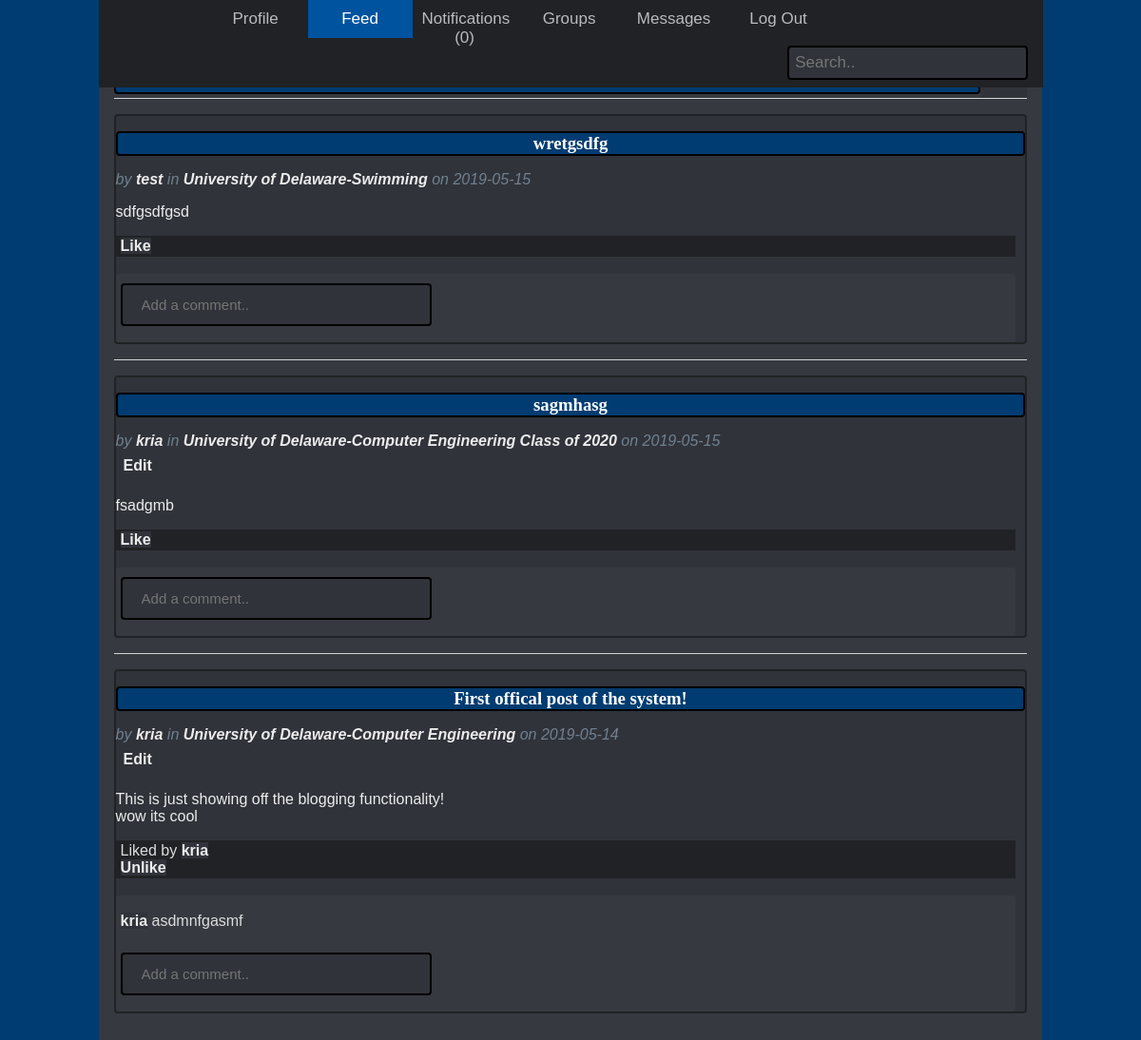
The app's page /blog/feed (signed in) with its own data.
### tables this page shows
CREATE TABLE user (
  id INTEGER PRIMARY KEY AUTOINCREMENT,
  username TEXT UNIQUE NOT NULL,
  password TEXT NOT NULL,
  fname TEXT NOT NULL,
  lname TEXT NOT NULL,
  school TEXT NOT NULL,
  gradyear INTEGER NOT NULL,
  major TEXT NOT NULL,
  email TEXT NOT NULL,
  notifs INTEGER DEFAULT 0
);

CREATE TABLE post (
  id INTEGER PRIMARY KEY AUTOINCREMENT,
  author_id INTEGER NOT NULL,
  created TIMESTAMP NOT NULL DEFAULT CURRENT_TIMESTAMP,
  title TEXT NOT NULL,
  body TEXT NOT NULL,
  gid INTEGER NOT NULL,
  subbed_users TEXT,
  FOREIGN KEY (author_id) REFERENCES user (id)
);

CREATE TABLE groups (
  id INTEGER PRIMARY KEY AUTOINCREMENT,
  gname TEXT NOT NULL,
  members TEXT,
  administrators TEXT
);

CREATE TABLE comments (
  id INTEGER PRIMARY KEY AUTOINCREMENT,
  userid INTEGER NOT NULL,
  username TEXT NOT NULL,
  pid INTEGER NOT NULL,
  body TEXT,
  created TIMESTAMP NOT NULL DEFAULT CURRENT_TIMESTAMP
);

### studybreak/blog.py (the view, shortened to what this page needs)
@bp.route('/feed', methods=('POST', 'GET'))
@login_required
def index():
    db = get_db()
    comment = request.args.get('comment', None)
    pid = request.args.get('p', None)
    pixels = request.args.get('pixels', 0)
    """Show all the posts, most recent first."""
    grouplist = get_subscribed_group_ids(format(int(g.user['id']), '05'))
    posts = db.execute(
        'SELECT p.id, title, body, created, author_id, username, gid'
        ' FROM post p JOIN user u ON p.author_id = u.id'
        ' WHERE gid in (' + ','.join(map(str, grouplist)) + ')'''
        ' ORDER BY created DESC'
    ).fetchall()
    idlist = []
    for row in posts:
        idlist.append((row[0]))
    comments = db.execute(
        'SELECT pid, username, body, userid FROM comments WHERE pid in (' + ','.join(map(str, idlist)) + ')'''
    ).fetchall()
    glist = []
    likes_list = []
    ulikes = []
    temp = []
    for row in posts:
        glist.append(get_groupname(row[6]))
        likes_list.append(get_likes(row[0], None, "post"))
    for row in likes_list:
        for uid in row:
            temp.append(db.execute('SELECT username FROM user WHERE id = ?', (uid,)).fetchone()[0])
        ulikes.append(temp)
        temp = []
    return render_template('blog/index.html', posts=posts, active='feed', glist=glist, comments=comments, idlikes=likes_list, pixelsset=pixels, ulikes=ulikes)

### studybreak/auth.py (called while the page is built)
def login_required(view):
    @functools.wraps(view)
    def wrapped_view(**kwargs):
        if g.user is None:
            return redirect(url_for('auth.login'))
        return view(**kwargs)
    return wrapped_view

@bp.before_app_request
def load_logged_in_user():
    user_id = session.get('user_id')
    g.memberlist = []
    if user_id is None:
        g.user = None
    else:
        g.user = get_db().execute(
            'SELECT * FROM user WHERE id = ?', (user_id,)
        ).fetchone()
        g.grouplist = get_subscribed_groups(format(int(user_id), '05'))
        try:
            g.memberlist = get_subscribed_members(g.grouplist[0])
        except:
            print()

### studybreak/db.py (called while the page is built)
def get_db():
    if 'db' not in g:
        g.db = sqlite3.connect(
            current_app.config['DATABASE'],
            detect_types=sqlite3.PARSE_DECLTYPES
        )
        g.db.row_factory = sqlite3.Row
    return g.db

### studybreak/group.py (called while the page is built)
def get_groupname(gid):
    db = get_db()
    return db.execute('SELECT gname FROM groups WHERE id = ?', (gid,)).fetchone()[0]

def get_subscribed_groups(uid):
    group_list = []
    db = get_db()
    garray = db.execute('SELECT * FROM groups WHERE members IS NOT NULL ORDER BY gname').fetchall()
    for row in garray:
        if str(uid) in row[2]:
            group_list.append(row[1])
    return group_list

def get_subscribed_group_ids(uid):
    group_list = []
    db = get_db()
    garray = db.execute('SELECT * FROM groups WHERE members IS NOT NULL ORDER BY gname').fetchall()
    for row in garray:
        if uid in row[2]:
            group_list.append(row[0])
    return group_list

def get_subscribed_members(gname):
    member_list = []
    id_list = []
    members = []
    db = get_db()
    marray = db.execute('SELECT members FROM groups WHERE gname = ?', (gname,)).fetchone()
    if marray[0] is not None:
        members = marray[0].split(',')
        for user_id in members:
            member = db.execute('SELECT fname, lname FROM user WHERE id = ?', (user_id,)).fetchone()
            if member is not None:
                name = member[0] + ' ' + member[1]
                member_list.append(name)
                id_list.append(user_id)
    return member_list, id_list

def get_likes(pid, cid, t):
    db = get_db()
    idlikes = []
    if t == "post":
        likes_list = db.execute(
            'SELECT userid FROM likes WHERE pid = ?', (pid,)
        ).fetchall()
        for row in likes_list:
            idlikes.append(row[0])
    return idlikes

### studybreak/templates/blog/index.html (shortened to what this page needs)
{% extends 'base.html' %}
{% block header %}
  <h1>{% block title %}Posts{% endblock %}</h1>
  {% if g.user %}
    <a class="action" href="{{ url_for('blog.create') }}">New</a>
  {% endif %}
{% endblock %}
{% block content %}
    {% if glist == [] %}
      <p>There are no posts in your feed! Be the first to say something!</p>
    {% else %}
      {% for i in range(posts|length) %}
        <form>
          <article class="post">
            <div class="cool">
            <header>
                <div>
                  <h1>{{ posts[i]['title'] }}</h1>
                  <div class="about">by <a href="{{ url_for('profile.profile', id=posts[i]['author_id']) }}">{{ posts[i]['username'] }}</a>
                      in <a href="{{ url_for('groups.load_group', gname=glist[i]) }}">{{ glist[i] }}</a> on {{ posts[i]['created'].strftime('%Y-%m-%d') }}
                  </div>
                </div>
                {% if g.user['id'] == posts[i]['author_id'] %}
                  <a class="action" href="{{ url_for('blog.update', id=posts[i]['id']) }}">Edit</a>
                {% endif %}
              </header>
              <p class="body">{{ posts[i]['body'] }}</p>
            <br>
            <div class="likes">
              {% if idlikes[i]|length > 0 %}
              <span>Liked by</span>
              {% endif %}
              {% for j in range(idlikes[i]|length) %}
                <a href="{{ url_for('profile.profile', id=idlikes[i][j]) }}">{{ ulikes[i][j] }}</a>
              {% endfor %}
              <div>
                {% if g.user['id'] in idlikes[i] %}
                  <a class="action" href="{{ url_for('blog.unlike', id=posts[i]['id'], type='post', r='1', pixels=pixels) }}">Unlike</a>
                {% else %}
                  <a class="action" href="{{ url_for('blog.like', id=posts[i]['id'], gid=posts[i]['gid'], type='post', r='1') }}">Like</a>
                {% endif %}
              </div>
            </div>
            <br>
            <div class="comment">
              {% for comment in comments %}
                {% if comment['pid'] == posts[i]['id'] %}
                  <p><a href="{{ url_for('profile.profile', id=comment['userid']) }}">{{ comment['username'] }}</a> {{ comment['body'] }}</p>
                {% endif %}
              {% endfor %}
              <form action="{{ url_for('auth.search') }}" method="POST">
              <input type="text" placeholder="Add a comment.." name="comment" id="comment">
              </div>
            </div>
          </article>
        </form>
        {% if not loop.last %}
          <hr>
        {% endif %}
      {% endfor %}
    {% endif %}
{% endblock %}

### studybreak/templates/base.html (shortened to what this page needs)
<!doctype html>
<link rel="stylesheet" href="{{ url_for('static', filename='style.css') }}">
<div class="topnav">
    <a class="{% if active=='home' %}active{%endif %}" href="{{ url_for('index') }}">
      <img src="https://cdn.discordapp.com/attachments/574782032962519064/576136389972721674/studybreaklogostarter.png" style="width:70px;height:14px;">
    </a>
    {% if g.user %}
    <a class="{% if active=='profile' %}active{%endif %}" href="{{ url_for('profile.profile', id=g.user['id']) }}">Profile</a>
    <a class="{% if active=='feed' %}active{%endif %}" href="{{ url_for('blog.index') }}">Feed</a>
    <a class="{% if active=='notif' %}active{% elif g.user['notifs'] %}notif{% endif %}" href="{{ url_for('notif.index') }}">Notifications ({{ g.user['notifs'] }})</a>
    <a class="{% if active=='groups' %}active{%endif %}" href="{{ url_for('groups.load_groups') }}">Groups</a>
    <a class="{% if active=='messages' %}active{%endif %}" href="{{ url_for('pm.getConvs') }}">Messages</a>
    <a href="{{ url_for('auth.logout') }}">Log Out</a>
    {% else %}
      <a class="{% if active=='register' %}active{%endif %}" href="{{ url_for('auth.register') }}">Register</a>
      <a class="{% if active=='login' %}active{%endif %}" href="{{ url_for('auth.login') }}">Log In</a>
    {% endif %}
    <form action="{{ url_for('auth.search') }}" method="POST">
    <div class="search-container">
        <input type="text" placeholder="Search.." name="search" id="search">
    </div>
    </form>
  </div>
<section class="content">
  <header>
    {% block header %}{% endblock %}
  </header>
  {% block content %}{% endblock %}
</section>

### studybreak/static/style.css (style rules this page uses)
h1, h2, h3, h4, h5, h6 { font-family: serif; color: white; width: 100% padding: 20px 26px; display: block; background-color: #003c71; text-align: center; align: center; margin: 1rem 0; border-radius: 4px; border: 2px solid black; }
a { color: #ececed; background-color: #303339; padding: none; text-decoration: none; font-weight: bold; }
.cool { display: block; background-color: #303339; color: #ececed; border: 2px solid #202225; padding: 12px 20 px; border-radius: 4px; }
input { color: #ececed; align: center; background-color: #303339; border: 2px solid black; border-radius: 4px; margin: 8px 0; box-sizing: border-box; font-size: 15px; padding: 12px 20px; width: 35%; }
hr { border: none; border-top: 1px solid lightgray; }
nav ul li a, nav ul li span, header .action { display: block; padding: 0.5rem; }
.content { color: #b9bbbe; padding: 0 1rem 1rem; }
.content > header { border-bottom: 1px solid lightgray; display: flex; align-items: flex-end; }
.content > header h1 { flex: auto; margin: 1rem 0 0.25rem 0; }
.post .about { color: slategray; font-style: italic; }
.post .body { white-space: pre-line; display: inline-block; }
.content:last-child { margin-bottom: 0; }
.content form { margin: 1em 0; display: flex; flex-direction: column; }
.content input, .content textarea { margin-bottom: 1em; }
.topnav { overflow: hidden; background-color: #202225; position: fixed; top: 0; display: inline; overflow: hidden; padding: 0; list-style-type: none; margin: 0; width: 82.8%; max-width: 1080px; }
.topnav a { float: left; display: block; color: #b9bbbe; font-weight: normal; background-color: #202225; text-align: center; padding: 10px; text-decoration: none; font-size: 17px; display: block; width: 90px; height: 100%; }
.topnav a.active { background-color: #00539f; color: white; }
.topnav .search-container { float: right; }
.topnav input[type=text] { padding: 6px; width: 100%; border: 2px solid black; margin-top: 8px; margin-right: 16px; font-size: 17px; float: right; }
.comment { background:#36393f; color: #dcddde; padding:2px 5px; margin-right:10px; font:16px Cabin, sans-serif; border-radius:3px; -moz-border-radius:3px; -webkit-border-radius:3px; transition:.2s linear; -moz-transition:.2s linear; -webkit-transition:.2s linear; }
.likes { background: #202225; color: #dcddde; padding:2px 5px; margin-right:10px; font:16px Cabin, sans-serif; }

### records on screen
user: user.notifs "0", username "kria" "kria", username "kria"
post: title "wretgsdfg", created "2019-05-15", body "sdfgsdfgsd"
user: username "test"
groups: gname "University of Delaware-Swimming"
post: title "sagmhasg", created "2019-05-15", body "fsadgmb"
groups: gname "University of Delaware-Computer Engineering Class of 2020"
post: title "First offical post of the system!", created "2019-05-14", body "This is just showing off the blogging functionality! wow its cool"
groups: gname "University of Delaware-Computer Engineering"
comments: username "kria", body "asdmnfgasmf"
